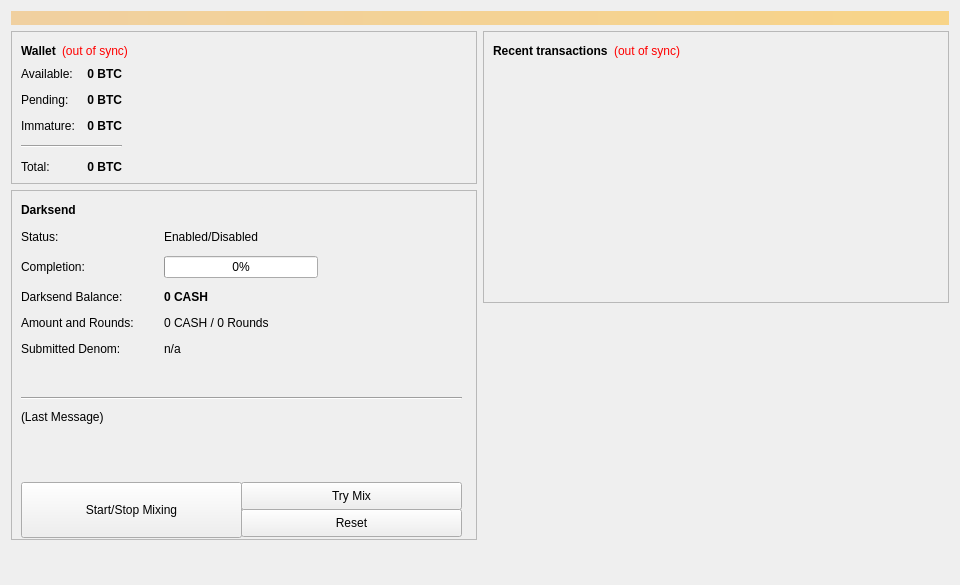
<?xml version="1.0" encoding="UTF-8"?>
<ui version="4.0">
 <class>OverviewPage</class>
 <widget class="QWidget" name="OverviewPage">
  <property name="geometry">
   <rect>
    <x>0</x>
    <y>0</y>
    <width>960</width>
    <height>585</height>
   </rect>
  </property>
  <property name="minimumSize">
   <size>
    <width>960</width>
    <height>0</height>
   </size>
  </property>
  <property name="windowTitle">
   <string>Form</string>
  </property>
  <layout class="QVBoxLayout" name="topLayout">
   <item>
    <widget class="QLabel" name="labelAlerts">
     <property name="visible">
      <bool>false</bool>
     </property>
     <property name="styleSheet">
      <string notr="true">background-color: qlineargradient(x1: 0, y1: 0, x2: 1, y2: 0, stop:0 #F0D0A0, stop:1 #F8D488); color:#000000;</string>
     </property>
     <property name="wordWrap">
      <bool>true</bool>
     </property>
     <property name="margin">
      <number>3</number>
     </property>
    </widget>
   </item>
   <item>
    <layout class="QHBoxLayout" name="horizontalLayout" stretch="1,1">
     <item>
      <layout class="QVBoxLayout" name="verticalLayout_2">
       <item>
        <widget class="QFrame" name="frame">
         <property name="frameShape">
          <enum>QFrame::StyledPanel</enum>
         </property>
         <property name="frameShadow">
          <enum>QFrame::Raised</enum>
         </property>
         <layout class="QVBoxLayout" name="verticalLayout_4">
          <item>
           <layout class="QHBoxLayout" name="horizontalLayout_4">
            <item>
             <widget class="QLabel" name="label_5">
              <property name="font">
               <font>
                <weight>75</weight>
                <bold>true</bold>
               </font>
              </property>
              <property name="text">
               <string>Wallet</string>
              </property>
             </widget>
            </item>
            <item>
             <widget class="QLabel" name="labelWalletStatus">
              <property name="toolTip">
               <string>The displayed information may be out of date. Your wallet automatically synchronizes with the Ecash network after a connection is established, but this process has not completed yet.</string>
              </property>
              <property name="styleSheet">
               <string notr="true">QLabel { color: red; }</string>
              </property>
              <property name="text">
               <string notr="true">(out of sync)</string>
              </property>
              <property name="alignment">
               <set>Qt::AlignLeading|Qt::AlignLeft|Qt::AlignVCenter</set>
              </property>
             </widget>
            </item>
            <item>
             <spacer name="horizontalSpacer_2">
              <property name="orientation">
               <enum>Qt::Horizontal</enum>
              </property>
              <property name="sizeHint" stdset="0">
               <size>
                <width>40</width>
                <height>20</height>
               </size>
              </property>
             </spacer>
            </item>
           </layout>
          </item>
          <item>
           <layout class="QHBoxLayout" name="horizontalLayout_3">
            <item>
             <layout class="QFormLayout" name="formLayout_2">
              <property name="fieldGrowthPolicy">
               <enum>QFormLayout::AllNonFixedFieldsGrow</enum>
              </property>
              <property name="horizontalSpacing">
               <number>12</number>
              </property>
              <property name="verticalSpacing">
               <number>12</number>
              </property>
              <item row="0" column="0">
               <widget class="QLabel" name="label">
                <property name="text">
                 <string>Available:</string>
                </property>
               </widget>
              </item>
              <item row="0" column="1">
               <widget class="QLabel" name="labelBalance">
                <property name="font">
                 <font>
                  <weight>75</weight>
                  <bold>true</bold>
                 </font>
                </property>
                <property name="cursor">
                 <cursorShape>IBeamCursor</cursorShape>
                </property>
                <property name="toolTip">
                 <string>Your current spendable balance</string>
                </property>
                <property name="text">
                 <string notr="true">0 BTC</string>
                </property>
                <property name="alignment">
                 <set>Qt::AlignRight|Qt::AlignTrailing|Qt::AlignVCenter</set>
                </property>
                <property name="textInteractionFlags">
                 <set>Qt::LinksAccessibleByMouse|Qt::TextSelectableByKeyboard|Qt::TextSelectableByMouse</set>
                </property>
               </widget>
              </item>
              <item row="1" column="0">
               <widget class="QLabel" name="label_3">
                <property name="text">
                 <string>Pending:</string>
                </property>
               </widget>
              </item>
              <item row="1" column="1">
               <widget class="QLabel" name="labelUnconfirmed">
                <property name="font">
                 <font>
                  <weight>75</weight>
                  <bold>true</bold>
                 </font>
                </property>
                <property name="cursor">
                 <cursorShape>IBeamCursor</cursorShape>
                </property>
                <property name="toolTip">
                 <string>Total of transactions that have yet to be confirmed, and do not yet count toward the spendable balance</string>
                </property>
                <property name="text">
                 <string notr="true">0 BTC</string>
                </property>
                <property name="alignment">
                 <set>Qt::AlignRight|Qt::AlignTrailing|Qt::AlignVCenter</set>
                </property>
                <property name="textInteractionFlags">
                 <set>Qt::LinksAccessibleByMouse|Qt::TextSelectableByKeyboard|Qt::TextSelectableByMouse</set>
                </property>
               </widget>
              </item>
              <item row="2" column="0">
               <widget class="QLabel" name="labelImmatureText">
                <property name="text">
                 <string>Immature:</string>
                </property>
               </widget>
              </item>
              <item row="2" column="1">
               <widget class="QLabel" name="labelImmature">
                <property name="font">
                 <font>
                  <weight>75</weight>
                  <bold>true</bold>
                 </font>
                </property>
                <property name="toolTip">
                 <string>Mined balance that has not yet matured</string>
                </property>
                <property name="text">
                 <string notr="true">0 BTC</string>
                </property>
                <property name="alignment">
                 <set>Qt::AlignRight|Qt::AlignTrailing|Qt::AlignVCenter</set>
                </property>
                <property name="textInteractionFlags">
                 <set>Qt::LinksAccessibleByMouse|Qt::TextSelectableByKeyboard|Qt::TextSelectableByMouse</set>
                </property>
               </widget>
              </item>
              <item row="4" column="0">
               <widget class="QLabel" name="labelTotalText">
                <property name="text">
                 <string>Total:</string>
                </property>
               </widget>
              </item>
              <item row="4" column="1">
               <widget class="QLabel" name="labelTotal">
                <property name="font">
                 <font>
                  <weight>75</weight>
                  <bold>true</bold>
                 </font>
                </property>
                <property name="cursor">
                 <cursorShape>IBeamCursor</cursorShape>
                </property>
                <property name="toolTip">
                 <string>Your current total balance</string>
                </property>
                <property name="text">
                 <string notr="true">0 BTC</string>
                </property>
                <property name="alignment">
                 <set>Qt::AlignRight|Qt::AlignTrailing|Qt::AlignVCenter</set>
                </property>
                <property name="textInteractionFlags">
                 <set>Qt::LinksAccessibleByMouse|Qt::TextSelectableByKeyboard|Qt::TextSelectableByMouse</set>
                </property>
               </widget>
              </item>
              <item row="3" column="0" colspan="2">
               <widget class="Line" name="line">
                <property name="orientation">
                 <enum>Qt::Horizontal</enum>
                </property>
               </widget>
              </item>
             </layout>
            </item>
            <item>
             <spacer name="horizontalSpacer_3">
              <property name="orientation">
               <enum>Qt::Horizontal</enum>
              </property>
              <property name="sizeHint" stdset="0">
               <size>
                <width>40</width>
                <height>20</height>
               </size>
              </property>
             </spacer>
            </item>
           </layout>
          </item>
         </layout>
        </widget>
       </item>
       <item>
        <widget class="QFrame" name="frameDarksend">
         <property name="minimumSize">
          <size>
           <width>0</width>
           <height>350</height>
          </size>
         </property>
         <property name="layoutDirection">
          <enum>Qt::LeftToRight</enum>
         </property>
         <property name="frameShape">
          <enum>QFrame::StyledPanel</enum>
         </property>
         <property name="frameShadow">
          <enum>QFrame::Raised</enum>
         </property>
         <widget class="QWidget" name="formLayoutWidget">
          <property name="geometry">
           <rect>
            <x>10</x>
            <y>40</y>
            <width>451</width>
            <height>161</height>
           </rect>
          </property>
          <layout class="QFormLayout" name="formLayout">
           <property name="fieldGrowthPolicy">
            <enum>QFormLayout::AllNonFixedFieldsGrow</enum>
           </property>
           <property name="horizontalSpacing">
            <number>30</number>
           </property>
           <property name="verticalSpacing">
            <number>12</number>
           </property>
           <item row="0" column="0">
            <widget class="QLabel" name="label_6">
             <property name="text">
              <string>Status:</string>
             </property>
            </widget>
           </item>
           <item row="0" column="1">
            <widget class="QLabel" name="darksendEnabled">
             <property name="text">
              <string>Enabled/Disabled</string>
             </property>
            </widget>
           </item>
           <item row="1" column="0">
            <widget class="QLabel" name="label_7">
             <property name="text">
              <string>Completion:</string>
             </property>
            </widget>
           </item>
           <item row="1" column="1">
            <widget class="QProgressBar" name="darksendProgress">
             <property name="maximumSize">
              <size>
               <width>154</width>
               <height>16777215</height>
              </size>
             </property>
             <property name="value">
              <number>0</number>
             </property>
            </widget>
           </item>
           <item row="2" column="0">
            <widget class="QLabel" name="labelAnonymizedText">
             <property name="text">
              <string>Darksend Balance:</string>
             </property>
            </widget>
           </item>
           <item row="2" column="1">
            <widget class="QLabel" name="labelAnonymized">
             <property name="font">
              <font>
               <weight>75</weight>
               <bold>true</bold>
              </font>
             </property>
             <property name="text">
              <string>0 CASH</string>
             </property>
            </widget>
           </item>
           <item row="3" column="0">
            <widget class="QLabel" name="label_8">
             <property name="text">
              <string>Amount and Rounds:</string>
             </property>
            </widget>
           </item>
           <item row="3" column="1">
            <widget class="QLabel" name="labelAmountRounds">
             <property name="text">
              <string>0 CASH / 0 Rounds</string>
             </property>
            </widget>
           </item>
           <item row="4" column="0">
            <widget class="QLabel" name="label_9">
             <property name="text">
              <string>Submitted Denom:</string>
             </property>
            </widget>
           </item>
           <item row="4" column="1">
            <widget class="QLabel" name="labelSubmittedDenom">
             <property name="statusTip">
              <string>The denominations you submitted to the Masternode. To mix, other users must submit the exact same denominations.</string>
             </property>
             <property name="text">
              <string>n/a</string>
             </property>
            </widget>
           </item>
          </layout>
         </widget>
         <widget class="QLabel" name="label_2">
          <property name="geometry">
           <rect>
            <x>10</x>
            <y>10</y>
            <width>66</width>
            <height>20</height>
           </rect>
          </property>
          <property name="font">
           <font>
            <weight>75</weight>
            <bold>true</bold>
           </font>
          </property>
          <property name="text">
           <string>Darksend</string>
          </property>
         </widget>
         <widget class="QPushButton" name="runAutoDenom">
          <property name="geometry">
           <rect>
            <x>251</x>
            <y>17</y>
            <width>1</width>
            <height>1</height>
           </rect>
          </property>
          <property name="palette">
           <palette>
            <active>
             <colorrole role="WindowText">
              <brush brushstyle="SolidPattern">
               <color alpha="255">
                <red>0</red>
                <green>0</green>
                <blue>0</blue>
               </color>
              </brush>
             </colorrole>
             <colorrole role="Button">
              <brush brushstyle="SolidPattern">
               <color alpha="255">
                <red>239</red>
                <green>238</green>
                <blue>238</blue>
               </color>
              </brush>
             </colorrole>
             <colorrole role="Light">
              <brush brushstyle="SolidPattern">
               <color alpha="255">
                <red>255</red>
                <green>255</green>
                <blue>255</blue>
               </color>
              </brush>
             </colorrole>
             <colorrole role="Midlight">
              <brush brushstyle="SolidPattern">
               <color alpha="255">
                <red>247</red>
                <green>246</green>
                <blue>246</blue>
               </color>
              </brush>
             </colorrole>
             <colorrole role="Dark">
              <brush brushstyle="SolidPattern">
               <color alpha="255">
                <red>119</red>
                <green>119</green>
                <blue>119</blue>
               </color>
              </brush>
             </colorrole>
             <colorrole role="Mid">
              <brush brushstyle="SolidPattern">
               <color alpha="255">
                <red>159</red>
                <green>159</green>
                <blue>159</blue>
               </color>
              </brush>
             </colorrole>
             <colorrole role="Text">
              <brush brushstyle="SolidPattern">
               <color alpha="255">
                <red>0</red>
                <green>0</green>
                <blue>0</blue>
               </color>
              </brush>
             </colorrole>
             <colorrole role="BrightText">
              <brush brushstyle="SolidPattern">
               <color alpha="255">
                <red>255</red>
                <green>255</green>
                <blue>255</blue>
               </color>
              </brush>
             </colorrole>
             <colorrole role="ButtonText">
              <brush brushstyle="SolidPattern">
               <color alpha="255">
                <red>0</red>
                <green>0</green>
                <blue>0</blue>
               </color>
              </brush>
             </colorrole>
             <colorrole role="Base">
              <brush brushstyle="SolidPattern">
               <color alpha="255">
                <red>255</red>
                <green>255</green>
                <blue>255</blue>
               </color>
              </brush>
             </colorrole>
             <colorrole role="Window">
              <brush brushstyle="SolidPattern">
               <color alpha="255">
                <red>239</red>
                <green>238</green>
                <blue>238</blue>
               </color>
              </brush>
             </colorrole>
             <colorrole role="Shadow">
              <brush brushstyle="SolidPattern">
               <color alpha="255">
                <red>0</red>
                <green>0</green>
                <blue>0</blue>
               </color>
              </brush>
             </colorrole>
             <colorrole role="AlternateBase">
              <brush brushstyle="SolidPattern">
               <color alpha="255">
                <red>247</red>
                <green>246</green>
                <blue>246</blue>
               </color>
              </brush>
             </colorrole>
             <colorrole role="ToolTipBase">
              <brush brushstyle="SolidPattern">
               <color alpha="255">
                <red>255</red>
                <green>255</green>
                <blue>220</blue>
               </color>
              </brush>
             </colorrole>
             <colorrole role="ToolTipText">
              <brush brushstyle="SolidPattern">
               <color alpha="255">
                <red>0</red>
                <green>0</green>
                <blue>0</blue>
               </color>
              </brush>
             </colorrole>
            </active>
            <inactive>
             <colorrole role="WindowText">
              <brush brushstyle="SolidPattern">
               <color alpha="255">
                <red>0</red>
                <green>0</green>
                <blue>0</blue>
               </color>
              </brush>
             </colorrole>
             <colorrole role="Button">
              <brush brushstyle="SolidPattern">
               <color alpha="255">
                <red>239</red>
                <green>238</green>
                <blue>238</blue>
               </color>
              </brush>
             </colorrole>
             <colorrole role="Light">
              <brush brushstyle="SolidPattern">
               <color alpha="255">
                <red>255</red>
                <green>255</green>
                <blue>255</blue>
               </color>
              </brush>
             </colorrole>
             <colorrole role="Midlight">
              <brush brushstyle="SolidPattern">
               <color alpha="255">
                <red>247</red>
                <green>246</green>
                <blue>246</blue>
               </color>
              </brush>
             </colorrole>
             <colorrole role="Dark">
              <brush brushstyle="SolidPattern">
               <color alpha="255">
                <red>119</red>
                <green>119</green>
                <blue>119</blue>
               </color>
              </brush>
             </colorrole>
             <colorrole role="Mid">
              <brush brushstyle="SolidPattern">
               <color alpha="255">
                <red>159</red>
                <green>159</green>
                <blue>159</blue>
               </color>
              </brush>
             </colorrole>
             <colorrole role="Text">
              <brush brushstyle="SolidPattern">
               <color alpha="255">
                <red>0</red>
                <green>0</green>
                <blue>0</blue>
               </color>
              </brush>
             </colorrole>
             <colorrole role="BrightText">
              <brush brushstyle="SolidPattern">
               <color alpha="255">
                <red>255</red>
                <green>255</green>
                <blue>255</blue>
               </color>
              </brush>
             </colorrole>
             <colorrole role="ButtonText">
              <brush brushstyle="SolidPattern">
               <color alpha="255">
                <red>0</red>
                <green>0</green>
                <blue>0</blue>
               </color>
              </brush>
             </colorrole>
             <colorrole role="Base">
              <brush brushstyle="SolidPattern">
               <color alpha="255">
                <red>255</red>
                <green>255</green>
                <blue>255</blue>
               </color>
              </brush>
             </colorrole>
             <colorrole role="Window">
              <brush brushstyle="SolidPattern">
               <color alpha="255">
                <red>239</red>
                <green>238</green>
                <blue>238</blue>
               </color>
              </brush>
             </colorrole>
             <colorrole role="Shadow">
              <brush brushstyle="SolidPattern">
               <color alpha="255">
                <red>0</red>
                <green>0</green>
                <blue>0</blue>
               </color>
              </brush>
             </colorrole>
             <colorrole role="AlternateBase">
              <brush brushstyle="SolidPattern">
               <color alpha="255">
                <red>247</red>
                <green>246</green>
                <blue>246</blue>
               </color>
              </brush>
             </colorrole>
             <colorrole role="ToolTipBase">
              <brush brushstyle="SolidPattern">
               <color alpha="255">
                <red>255</red>
                <green>255</green>
                <blue>220</blue>
               </color>
              </brush>
             </colorrole>
             <colorrole role="ToolTipText">
              <brush brushstyle="SolidPattern">
               <color alpha="255">
                <red>0</red>
                <green>0</green>
                <blue>0</blue>
               </color>
              </brush>
             </colorrole>
            </inactive>
            <disabled>
             <colorrole role="WindowText">
              <brush brushstyle="SolidPattern">
               <color alpha="255">
                <red>119</red>
                <green>119</green>
                <blue>119</blue>
               </color>
              </brush>
             </colorrole>
             <colorrole role="Button">
              <brush brushstyle="SolidPattern">
               <color alpha="255">
                <red>239</red>
                <green>238</green>
                <blue>238</blue>
               </color>
              </brush>
             </colorrole>
             <colorrole role="Light">
              <brush brushstyle="SolidPattern">
               <color alpha="255">
                <red>255</red>
                <green>255</green>
                <blue>255</blue>
               </color>
              </brush>
             </colorrole>
             <colorrole role="Midlight">
              <brush brushstyle="SolidPattern">
               <color alpha="255">
                <red>247</red>
                <green>246</green>
                <blue>246</blue>
               </color>
              </brush>
             </colorrole>
             <colorrole role="Dark">
              <brush brushstyle="SolidPattern">
               <color alpha="255">
                <red>119</red>
                <green>119</green>
                <blue>119</blue>
               </color>
              </brush>
             </colorrole>
             <colorrole role="Mid">
              <brush brushstyle="SolidPattern">
               <color alpha="255">
                <red>159</red>
                <green>159</green>
                <blue>159</blue>
               </color>
              </brush>
             </colorrole>
             <colorrole role="Text">
              <brush brushstyle="SolidPattern">
               <color alpha="255">
                <red>119</red>
                <green>119</green>
                <blue>119</blue>
               </color>
              </brush>
             </colorrole>
             <colorrole role="BrightText">
              <brush brushstyle="SolidPattern">
               <color alpha="255">
                <red>255</red>
                <green>255</green>
                <blue>255</blue>
               </color>
              </brush>
             </colorrole>
             <colorrole role="ButtonText">
              <brush brushstyle="SolidPattern">
               <color alpha="255">
                <red>119</red>
                <green>119</green>
                <blue>119</blue>
               </color>
              </brush>
             </colorrole>
             <colorrole role="Base">
              <brush brushstyle="SolidPattern">
               <color alpha="255">
                <red>239</red>
                <green>238</green>
                <blue>238</blue>
               </color>
              </brush>
             </colorrole>
             <colorrole role="Window">
              <brush brushstyle="SolidPattern">
               <color alpha="255">
                <red>239</red>
                <green>238</green>
                <blue>238</blue>
               </color>
              </brush>
             </colorrole>
             <colorrole role="Shadow">
              <brush brushstyle="SolidPattern">
               <color alpha="255">
                <red>0</red>
                <green>0</green>
                <blue>0</blue>
               </color>
              </brush>
             </colorrole>
             <colorrole role="AlternateBase">
              <brush brushstyle="SolidPattern">
               <color alpha="255">
                <red>239</red>
                <green>238</green>
                <blue>238</blue>
               </color>
              </brush>
             </colorrole>
             <colorrole role="ToolTipBase">
              <brush brushstyle="SolidPattern">
               <color alpha="255">
                <red>255</red>
                <green>255</green>
                <blue>220</blue>
               </color>
              </brush>
             </colorrole>
             <colorrole role="ToolTipText">
              <brush brushstyle="SolidPattern">
               <color alpha="255">
                <red>0</red>
                <green>0</green>
                <blue>0</blue>
               </color>
              </brush>
             </colorrole>
            </disabled>
           </palette>
          </property>
          <property name="focusPolicy">
           <enum>Qt::NoFocus</enum>
          </property>
          <property name="autoFillBackground">
           <bool>true</bool>
          </property>
          <property name="text">
           <string/>
          </property>
          <property name="flat">
           <bool>true</bool>
          </property>
         </widget>
         <widget class="QPushButton" name="toggleDarksend">
          <property name="geometry">
           <rect>
            <x>10</x>
            <y>292</y>
            <width>221</width>
            <height>56</height>
           </rect>
          </property>
          <property name="sizePolicy">
           <sizepolicy hsizetype="MinimumExpanding" vsizetype="Fixed">
            <horstretch>0</horstretch>
            <verstretch>0</verstretch>
           </sizepolicy>
          </property>
          <property name="text">
           <string>Start/Stop Mixing</string>
          </property>
         </widget>
         <widget class="Line" name="line">
          <property name="geometry">
           <rect>
            <x>10</x>
            <y>200</y>
            <width>441</width>
            <height>16</height>
           </rect>
          </property>
          <property name="orientation">
           <enum>Qt::Horizontal</enum>
          </property>
         </widget>
         <widget class="QLabel" name="darksendStatus">
          <property name="geometry">
           <rect>
            <x>10</x>
            <y>220</y>
            <width>451</width>
            <height>61</height>
           </rect>
          </property>
          <property name="minimumSize">
           <size>
            <width>288</width>
            <height>43</height>
           </size>
          </property>
          <property name="text">
           <string>(Last Message)</string>
          </property>
          <property name="alignment">
           <set>Qt::AlignLeading|Qt::AlignLeft|Qt::AlignTop</set>
          </property>
          <property name="wordWrap">
           <bool>true</bool>
          </property>
         </widget>
         <widget class="QPushButton" name="darksendAuto">
          <property name="geometry">
           <rect>
            <x>230</x>
            <y>292</y>
            <width>221</width>
            <height>28</height>
           </rect>
          </property>
          <property name="sizePolicy">
           <sizepolicy hsizetype="MinimumExpanding" vsizetype="Fixed">
            <horstretch>0</horstretch>
            <verstretch>0</verstretch>
           </sizepolicy>
          </property>
          <property name="toolTip">
           <string>Try to manually submit a Darksend request.</string>
          </property>
          <property name="text">
           <string>Try Mix</string>
          </property>
         </widget>
         <widget class="QPushButton" name="darksendReset">
          <property name="geometry">
           <rect>
            <x>230</x>
            <y>319</y>
            <width>221</width>
            <height>28</height>
           </rect>
          </property>
          <property name="sizePolicy">
           <sizepolicy hsizetype="MinimumExpanding" vsizetype="Fixed">
            <horstretch>0</horstretch>
            <verstretch>0</verstretch>
           </sizepolicy>
          </property>
          <property name="toolTip">
           <string>Reset the current status of Darksend (can interrupt Darksend if it's in the process of Mixing, which can cost you money!)</string>
          </property>
          <property name="autoFillBackground">
           <bool>false</bool>
          </property>
          <property name="text">
           <string>Reset</string>
          </property>
         </widget>
        </widget>
       </item>
       <item>
        <spacer name="verticalSpacer">
         <property name="orientation">
          <enum>Qt::Vertical</enum>
         </property>
         <property name="sizeHint" stdset="0">
          <size>
           <width>20</width>
           <height>40</height>
          </size>
         </property>
        </spacer>
       </item>
      </layout>
     </item>
     <item>
      <layout class="QVBoxLayout" name="verticalLayout_3">
       <item>
        <widget class="QFrame" name="frame_2">
         <property name="frameShape">
          <enum>QFrame::StyledPanel</enum>
         </property>
         <property name="frameShadow">
          <enum>QFrame::Raised</enum>
         </property>
         <layout class="QVBoxLayout" name="verticalLayout">
          <item>
           <layout class="QHBoxLayout" name="horizontalLayout_2">
            <item>
             <widget class="QLabel" name="label_4">
              <property name="text">
               <string>&lt;b&gt;Recent transactions&lt;/b&gt;</string>
              </property>
             </widget>
            </item>
            <item>
             <widget class="QLabel" name="labelTransactionsStatus">
              <property name="toolTip">
               <string>The displayed information may be out of date. Your wallet automatically synchronizes with the Ecash network after a connection is established, but this process has not completed yet.</string>
              </property>
              <property name="styleSheet">
               <string notr="true">QLabel { color: red; }</string>
              </property>
              <property name="text">
               <string notr="true">(out of sync)</string>
              </property>
              <property name="alignment">
               <set>Qt::AlignRight|Qt::AlignTrailing|Qt::AlignVCenter</set>
              </property>
             </widget>
            </item>
            <item>
             <spacer name="horizontalSpacer">
              <property name="orientation">
               <enum>Qt::Horizontal</enum>
              </property>
              <property name="sizeHint" stdset="0">
               <size>
                <width>40</width>
                <height>20</height>
               </size>
              </property>
             </spacer>
            </item>
           </layout>
          </item>
          <item>
           <widget class="QListView" name="listTransactions">
            <property name="styleSheet">
             <string notr="true">QListView { background: transparent; }</string>
            </property>
            <property name="frameShape">
             <enum>QFrame::NoFrame</enum>
            </property>
            <property name="verticalScrollBarPolicy">
             <enum>Qt::ScrollBarAlwaysOff</enum>
            </property>
            <property name="horizontalScrollBarPolicy">
             <enum>Qt::ScrollBarAlwaysOff</enum>
            </property>
            <property name="selectionMode">
             <enum>QAbstractItemView::NoSelection</enum>
            </property>
           </widget>
          </item>
         </layout>
        </widget>
       </item>
       <item>
        <spacer name="verticalSpacer_2">
         <property name="orientation">
          <enum>Qt::Vertical</enum>
         </property>
         <property name="sizeHint" stdset="0">
          <size>
           <width>20</width>
           <height>40</height>
          </size>
         </property>
        </spacer>
       </item>
      </layout>
     </item>
    </layout>
   </item>
  </layout>
 </widget>
 <resources/>
 <connections/>
</ui>
